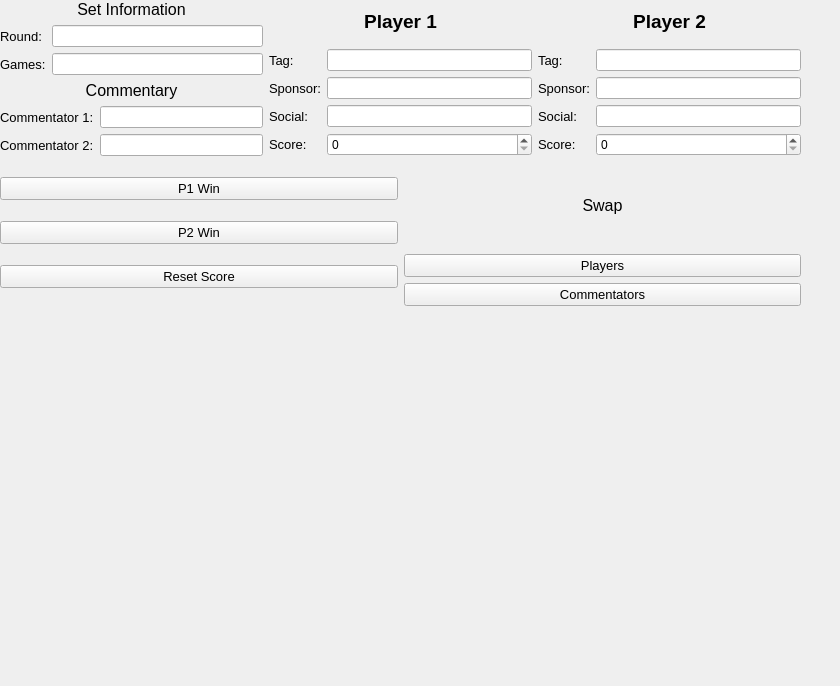
<?xml version="1.0" encoding="UTF-8"?>
<ui version="4.0">
 <class>MainWindow</class>
 <widget class="QMainWindow" name="MainWindow">
  <property name="geometry">
   <rect>
    <x>0</x>
    <y>0</y>
    <width>840</width>
    <height>686</height>
   </rect>
  </property>
  <property name="windowTitle">
   <string>MainWindow</string>
  </property>
  <widget class="QWidget" name="centralwidget">
   <widget class="QWidget" name="verticalLayoutWidget_5">
    <property name="geometry">
     <rect>
      <x>0</x>
      <y>0</y>
      <width>801</width>
      <height>306</height>
     </rect>
    </property>
    <layout class="QVBoxLayout" name="verticalLayout">
     <item>
      <layout class="QHBoxLayout" name="infoLayout">
       <item>
        <layout class="QVBoxLayout" name="setLayout">
         <item>
          <widget class="QLabel" name="setLabel">
           <property name="font">
            <font>
             <pointsize>12</pointsize>
            </font>
           </property>
           <property name="text">
            <string>Set Information</string>
           </property>
           <property name="alignment">
            <set>Qt::AlignCenter</set>
           </property>
          </widget>
         </item>
         <item>
          <layout class="QFormLayout" name="setFormLayout">
           <item row="0" column="0">
            <widget class="QLabel" name="setRoundLabel">
             <property name="font">
              <font>
               <pointsize>10</pointsize>
              </font>
             </property>
             <property name="text">
              <string>Round:</string>
             </property>
            </widget>
           </item>
           <item row="0" column="1">
            <widget class="QLineEdit" name="setRoundInput"/>
           </item>
           <item row="1" column="0">
            <widget class="QLabel" name="setGamesLabel">
             <property name="font">
              <font>
               <pointsize>10</pointsize>
              </font>
             </property>
             <property name="text">
              <string>Games:</string>
             </property>
            </widget>
           </item>
           <item row="1" column="1">
            <widget class="QLineEdit" name="setGamesInput"/>
           </item>
          </layout>
         </item>
         <item>
          <layout class="QVBoxLayout" name="commentaryLayout">
           <item>
            <widget class="QLabel" name="commentaryLabel">
             <property name="font">
              <font>
               <pointsize>12</pointsize>
              </font>
             </property>
             <property name="text">
              <string>Commentary</string>
             </property>
             <property name="alignment">
              <set>Qt::AlignCenter</set>
             </property>
            </widget>
           </item>
           <item>
            <layout class="QFormLayout" name="commentaryFormLayout">
             <item row="0" column="0">
              <widget class="QLabel" name="commentary1Label">
               <property name="font">
                <font>
                 <pointsize>10</pointsize>
                </font>
               </property>
               <property name="text">
                <string>Commentator 1:</string>
               </property>
              </widget>
             </item>
             <item row="0" column="1">
              <widget class="QLineEdit" name="commentary1Input"/>
             </item>
             <item row="1" column="0">
              <widget class="QLabel" name="commentary2Label">
               <property name="font">
                <font>
                 <pointsize>10</pointsize>
                </font>
               </property>
               <property name="text">
                <string>Commentator 2:</string>
               </property>
              </widget>
             </item>
             <item row="1" column="1">
              <widget class="QLineEdit" name="commentary2Input"/>
             </item>
            </layout>
           </item>
          </layout>
         </item>
        </layout>
       </item>
       <item>
        <layout class="QVBoxLayout" name="p1Layout">
         <item>
          <widget class="QLabel" name="p1Label">
           <property name="font">
            <font>
             <pointsize>14</pointsize>
             <weight>75</weight>
             <bold>true</bold>
            </font>
           </property>
           <property name="text">
            <string>Player 1</string>
           </property>
           <property name="scaledContents">
            <bool>false</bool>
           </property>
           <property name="alignment">
            <set>Qt::AlignCenter</set>
           </property>
          </widget>
         </item>
         <item>
          <layout class="QFormLayout" name="p1FormLayout">
           <item row="0" column="0">
            <widget class="QLabel" name="p1TagLabel">
             <property name="font">
              <font>
               <pointsize>10</pointsize>
              </font>
             </property>
             <property name="text">
              <string>Tag:</string>
             </property>
            </widget>
           </item>
           <item row="0" column="1">
            <widget class="QLineEdit" name="p1TagInput"/>
           </item>
           <item row="1" column="0">
            <widget class="QLabel" name="p1SponsorLabel">
             <property name="font">
              <font>
               <pointsize>10</pointsize>
              </font>
             </property>
             <property name="text">
              <string>Sponsor:</string>
             </property>
            </widget>
           </item>
           <item row="1" column="1">
            <widget class="QLineEdit" name="p1SponsorInput"/>
           </item>
           <item row="2" column="0">
            <widget class="QLabel" name="p1SocialLabel">
             <property name="font">
              <font>
               <pointsize>10</pointsize>
              </font>
             </property>
             <property name="text">
              <string>Social:</string>
             </property>
            </widget>
           </item>
           <item row="2" column="1">
            <widget class="QLineEdit" name="p1SocialScore"/>
           </item>
           <item row="3" column="0">
            <widget class="QLabel" name="p1ScoreLabel">
             <property name="font">
              <font>
               <pointsize>10</pointsize>
              </font>
             </property>
             <property name="text">
              <string>Score:</string>
             </property>
            </widget>
           </item>
           <item row="3" column="1">
            <widget class="QSpinBox" name="p1ScoreInput"/>
           </item>
          </layout>
         </item>
        </layout>
       </item>
       <item>
        <layout class="QVBoxLayout" name="p2Layout">
         <item>
          <widget class="QLabel" name="p2Label">
           <property name="font">
            <font>
             <pointsize>14</pointsize>
             <weight>75</weight>
             <bold>true</bold>
            </font>
           </property>
           <property name="text">
            <string>Player 2</string>
           </property>
           <property name="alignment">
            <set>Qt::AlignCenter</set>
           </property>
          </widget>
         </item>
         <item>
          <layout class="QFormLayout" name="p2FormLayout">
           <item row="0" column="0">
            <widget class="QLabel" name="p2TagLabel">
             <property name="font">
              <font>
               <pointsize>10</pointsize>
              </font>
             </property>
             <property name="text">
              <string>Tag:</string>
             </property>
            </widget>
           </item>
           <item row="0" column="1">
            <widget class="QLineEdit" name="p2TagInput"/>
           </item>
           <item row="1" column="0">
            <widget class="QLabel" name="p2SponsorLabel">
             <property name="font">
              <font>
               <pointsize>10</pointsize>
              </font>
             </property>
             <property name="text">
              <string>Sponsor:</string>
             </property>
            </widget>
           </item>
           <item row="1" column="1">
            <widget class="QLineEdit" name="p2SponsorInput"/>
           </item>
           <item row="2" column="0">
            <widget class="QLabel" name="p2SocialLabel">
             <property name="font">
              <font>
               <pointsize>10</pointsize>
              </font>
             </property>
             <property name="text">
              <string>Social:</string>
             </property>
            </widget>
           </item>
           <item row="2" column="1">
            <widget class="QLineEdit" name="p2SocialInput"/>
           </item>
           <item row="3" column="0">
            <widget class="QLabel" name="p2ScoreLabel">
             <property name="font">
              <font>
               <pointsize>10</pointsize>
              </font>
             </property>
             <property name="text">
              <string>Score:</string>
             </property>
            </widget>
           </item>
           <item row="3" column="1">
            <widget class="QSpinBox" name="p2ScoreInput"/>
           </item>
          </layout>
         </item>
        </layout>
       </item>
      </layout>
     </item>
     <item>
      <layout class="QHBoxLayout" name="quickActionsLayout">
       <item>
        <layout class="QVBoxLayout" name="scoreLayout">
         <item>
          <widget class="QPushButton" name="p1WinButton">
           <property name="font">
            <font>
             <pointsize>10</pointsize>
            </font>
           </property>
           <property name="text">
            <string>P1 Win</string>
           </property>
          </widget>
         </item>
         <item>
          <widget class="QPushButton" name="p2WinButton">
           <property name="font">
            <font>
             <pointsize>10</pointsize>
            </font>
           </property>
           <property name="text">
            <string>P2 Win</string>
           </property>
          </widget>
         </item>
         <item>
          <widget class="QPushButton" name="scoreResetButton">
           <property name="font">
            <font>
             <pointsize>10</pointsize>
            </font>
           </property>
           <property name="text">
            <string>Reset Score</string>
           </property>
          </widget>
         </item>
        </layout>
       </item>
       <item>
        <layout class="QVBoxLayout" name="swapLayout">
         <item>
          <widget class="QLabel" name="swapLabel">
           <property name="font">
            <font>
             <pointsize>12</pointsize>
            </font>
           </property>
           <property name="text">
            <string>Swap</string>
           </property>
           <property name="alignment">
            <set>Qt::AlignCenter</set>
           </property>
          </widget>
         </item>
         <item>
          <widget class="QPushButton" name="swapPlayersButton">
           <property name="font">
            <font>
             <pointsize>10</pointsize>
            </font>
           </property>
           <property name="text">
            <string>Players</string>
           </property>
          </widget>
         </item>
         <item>
          <widget class="QPushButton" name="swapCommentatorsButton">
           <property name="font">
            <font>
             <pointsize>10</pointsize>
            </font>
           </property>
           <property name="text">
            <string>Commentators</string>
           </property>
          </widget>
         </item>
        </layout>
       </item>
      </layout>
     </item>
    </layout>
   </widget>
  </widget>
 </widget>
 <resources/>
 <connections/>
</ui>
